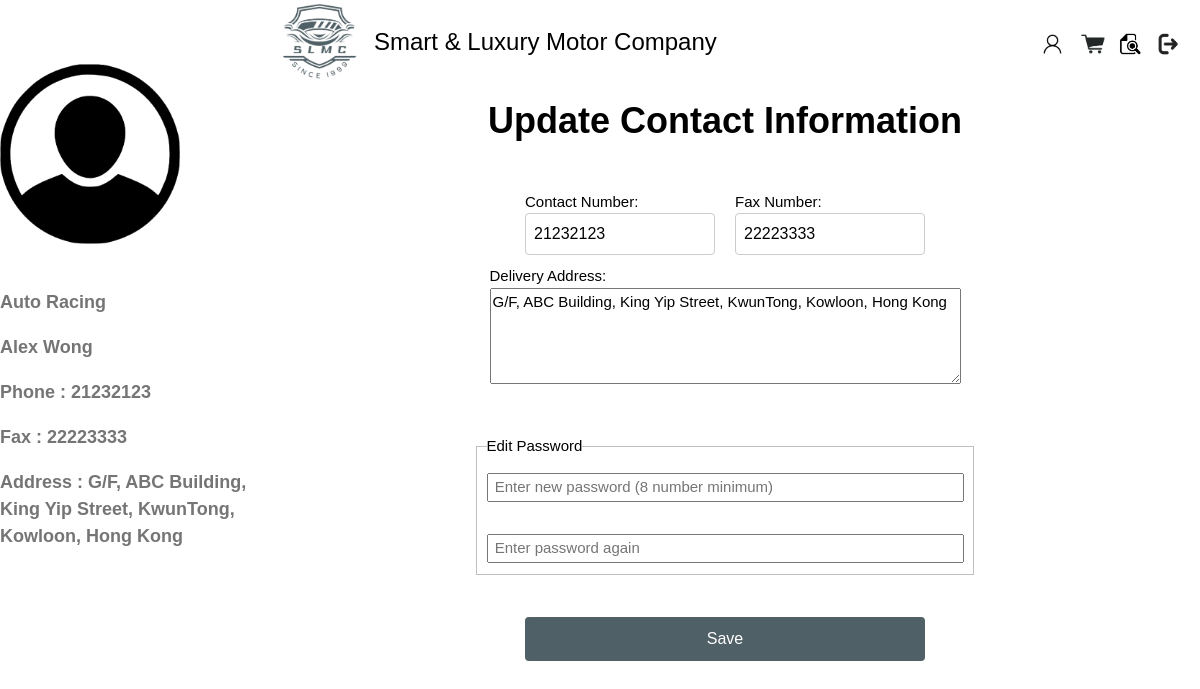
Screenshot of /4523html&css/php/update.php (signed in) with the database file from the repository.
### tables this page shows
CREATE TABLE Dealer (
    dealerID VARCHAR(50) NOT NULL,
    password VARCHAR(50) NOT NULL,
    dealerName VARCHAR(100) NOT NULL,
    contactName VARCHAR(100) NOT NULL,
    contactNumber INT(30) NOT NULL,
    faxNumber INT(30),
    deliveryAddress VARCHAR(255) NOT NULL,
    PRIMARY KEY (dealerID)
);

### 4523html&css/php/update.php (the view, shortened to what this page needs)
<?php
$conn = mysqli_connect('127.0.0.1', 'root', '', 'projectdb') or die(mysqli_connect_error());
$dealerID = $_COOKIE['DealerID'];
$sql = "SELECT * FROM dealer WHERE dealerID = ?";
$stmt = mysqli_prepare($conn, $sql);
mysqli_stmt_bind_param($stmt, 's', $dealerID);
mysqli_stmt_execute($stmt);
$result = mysqli_stmt_get_result($stmt);
if ($result && mysqli_num_rows($result) > 0) {
	$row = mysqli_fetch_assoc($result);
	$dealerName = $row['dealerName'];
	$contactName = $row['contactName'];
	$contactNumber = $row['contactNumber'];
	$faxNumber = $row['faxNumber'];
	$deliveryAddress = $row['deliveryAddress'];
}
?>
<!DOCTYPE html>
<html>
<head>
	<link href="../css/update.css" rel="stylesheet" type="text/css">
	<link href="../css/homea.css" rel="stylesheet" type="text/css">
	<link href="../css/homeb.css" rel="stylesheet" type="text/css">
	<link href="../css/homec.css" rel="stylesheet" type="text/css">
</head>
<body class="w3-content" style="max-width:1200px">
	<nav class="w3-sidebar w3-bar-block w3-white w3-collapse w3-top" id="mySidebar" style="z-index:3;width:250px">
		<div class="w3-padding-64 w3-large w3-text-grey" style="font-weight:bold">
			<img alt="User Icon" src="../photo/user.png" width="180px"><br>
			<br>
			<p><b><?php echo "$dealerName" ?></b></p>
			<p><b><?php echo "$contactName" ?></b></p>
			<p>Phone : <?php echo "$contactNumber" ?></p>
			<p>Fax : <?php echo "$faxNumber" ?></p>
			<p>Address : <?php echo "$deliveryAddress" ?></p>
		</div>
	</nav>
	<div class="w3-main" style="margin-left:250px">
		<header class="w3-container w3-xlarge">
			<a href="home.php" style="text-decoration: none;"><img class="logo" src="../photo/logo.png"
					style="width: 88px; height: auto; float: left; margin-right: 10px;margin-left: 10px;"></a>
			<p class="w3-left">Smart & Luxury Motor Company</p>
			<p class="w3-right"><a href="update.php" style="text-decoration: none;"><img height="auto"
						src="../photo/userin.png" width="32"></a> <a href="../carlist.html"
					style="text-decoration: none;"><img height="auto" src="../photo/list.png" width="35"></a> <a
					href="../order%20record.html" style="text-decoration: none;"><img height="auto"
						src="../photo/record.png" width="25"></a> <a href="logout.php"
					style="text-decoration: none;"><img height="auto" src="../photo/logout.png" width="35"></a></p>
		</header>
		<h1><b>Update Contact Information</b>
		</h1>
		<br>
		<form action="<?php echo $_SERVER['PHP_SELF']; ?>" method="post" onsubmit="return validateForm()">
			<div style="display: flex; flex-direction: column; align-items: center;">
				<div style="display: flex; gap: 20px;">
					<div>
						<label for='tel'>Contact Number:</label> <input id='tel' name='tel' pattern='^[0-9]{8}$'
							type='text' value="<?php echo "$contactNumber" ?>">
					</div>
					<div>
						<label for='fax'>Fax Number:</label> <input id='fax' name='fax' pattern='^[0-9]{8}$' type='text'
							value="<?php echo "$faxNumber" ?>">
					</div>
				</div>
				<div>
					<label for='addr'>Delivery Address:</label>
					<textarea cols='50' id='addr' name='addr' rows='4'><?php echo "$deliveryAddress" ?></textarea>
				</div>
			</div>
			<br>
			<br>
			<div style="display: flex; justify-content: center;">
				<fieldset>
					<legend>Edit Password</legend> <label for="passwd">
						<input id="passwd" name="passwd" pattern="^(?=.*[A-Za-z])[\w]{5,}$"
							placeholder=" Enter new password (8 number minimum)" size="50"
							title="Must contain at least one letter and at least 8 or more characters." type="password">
					</label><br>
					<label for="passwd2"><input id="passwd2" name="passwd2" placeholder=" Enter password again"
							size="50" title="Enter the password again" type="password"></label>
				</fieldset>
			</div>
			<br>
			<input type="submit" value="Save">
		</form>
	</div>
</body>
</html>

### 4523html&css/css/update.css (style rules this page uses)
body { font-family: Arial, sans-serif; margin: 20px; }
h1 { text-align: center; }
form { max-width: 400px; margin: 0 auto; }
label { display: block; margin-top: 10px; }
input[type="text"] { width: 100%; padding: 8px; font-size: 16px; border: 1px solid #ccc; border-radius: 4px; }
input[type="submit"] { width: 100%; padding: 10px; font-size: 16px; border: none; background-color: #506067; color: white; cursor: pointer; border-radius: 4px; margin-top: 20px; }

### 4523html&css/css/homea.css (style rules this page uses)
html { box-sizing: border-box }
*, *:before, *:after { box-sizing: inherit }
html { -ms-text-size-adjust: 100%; -webkit-text-size-adjust: 100% }
body { margin: 0 }
article, aside, details, figcaption, figure, footer, header, main, menu, nav, section { display: block }
a { background-color: transparent }
b, strong { font-weight: bolder }
img { border-style: none }
button, input, select, textarea, optgroup { font: inherit; margin: 0 }
button, input { overflow: visible }
button, [type=button], [type=reset], [type=submit] { -webkit-appearance: button }
fieldset { border: 1px solid #c0c0c0; margin: 0 2px; padding: .35em .625em .75em }
legend { color: inherit; display: table; max-width: 100%; padding: 0; white-space: normal }
textarea { overflow: auto }
html, body { font-family: Verdana, sans-serif; font-size: 15px; line-height: 1.5 }
html { overflow-x: hidden }
h1 { font-size: 36px }
h1, h2, h3, h4, h5, h6 { font-family: "Segoe UI", Arial, sans-serif; font-weight: 400; margin: 10px 0 }
img { vertical-align: middle }
a { color: inherit }
.w3-sidebar { height: 100%; width: 200px; background-color: #fff; position: fixed !important; z-index: 1; overflow: auto }
.w3-main, #main { transition: margin-left .4s }
.w3-container:after, .w3-container:before, .w3-panel:after, .w3-panel:before, .w3-row:after, .w3-row:before, .w3-row-padding:after, .w3-row-padding:before, .w3-cell-row:before, .w3-cell-row:after, .w3-clear:after, .w3-clear:before, .w3-bar:before, .w3-bar:after { content: ""; display: table; clear: both }
.w3-content, .w3-auto { margin-left: auto; margin-right: auto }
.w3-content { max-width: 980px }
@media (min-width:993px) { .w3-sidebar.w3-collapse { display: block !important } }
.w3-top, .w3-bottom { position: fixed; width: 100%; z-index: 1 }
.w3-top { top: 0 }
.w3-container, .w3-panel { padding: 0.01em 16px }
.w3-large { font-size: 18px !important }
.w3-xlarge { font-size: 24px !important }
.w3-padding-64 { padding-top: 64px !important; padding-bottom: 64px !important }
.w3-left { float: left !important }
.w3-right { float: right !important }
.w3-white, .w3-hover-white:hover { color: #000 !important; background-color: #fff !important }
.w3-text-grey, .w3-hover-text-grey:hover, .w3-text-gray, .w3-hover-text-gray:hover { color: #757575 !important }

### 4523html&css/php/update.php (style rules this page uses)
body, h1, h2, h3, h4, h5, h6, .w3-wide { font-family: "Montserrat", sans-serif; }

### rows the page displays
dealer: dealerName "Auto Racing", contactName "Alex Wong", contactNumber "21232123", faxNumber "22223333", deliveryAddress "G/F, ABC Building, King Yip Street, KwunTong, Kowloon, Hong Kong", tel "21232123", fax "22223333", addr "G/F, ABC Building, King Yip Street, KwunTong, Kowloon, Hong Kong"
